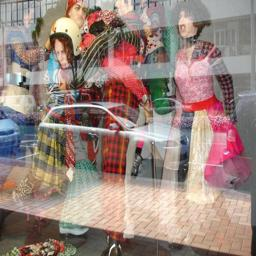
#> input picture testImg2.jpg, 256 x 256 px
$ python ex1_utils.py   (older library calls are emulated)
#> lines starting #> are read from the running program, lines starting #| are printed output that depends on the picture
import numpy as np
import cv2
import matplotlib.pyplot as plt
from typing import List

"""
        '########:'##::::'##::::'##:::
         ##.....::. ##::'##:::'####:::
         ##::::::::. ##'##::::.. ##:::
         ######:::::. ###::::::: ##:::
         ##...:::::: ## ##:::::: ##:::
         ##:::::::: ##:. ##::::: ##:::
         ########: ##:::. ##::'######:
        ........::..:::::..:::......::
"""
global imgGamma
global LOAD_RGB
LOAD_RGB = 2
global LOAD_GRAY_SCALE
LOAD_GRAY_SCALE = 1


# [6 lines left out: function myID, not called in this run]


def imReadAndConvert(filename: str, representation: int) -> np.ndarray:
#> called with filename = 'testImg2.jpg', representation = 2
    img = plt.imread(filename)
#> img is the input picture: shape (256, 256, 3); mean R, G, B 153.2, 132.5, 125.3
    if representation == LOAD_GRAY_SCALE:
        img = cv2.cvtColor(img, cv2.COLOR_RGB2GRAY)
    img = img / 255
    return img


# [13 lines left out: function imDisplay, not called in this run]


def transformRGB2YIQ(imgRGB: np.ndarray) -> np.ndarray:
    """
    Converts an RGB image to YIQ color space
    :param imgRGB: An Image in RGB
    :return: A YIQ in image color space
    """
    h, w, _ = imgRGB.shape
    helper = np.array([[0.299, 0.587, 0.114],
                       [0.596, -0.275, -0.321],
                       [0.212, -0.523, 0.311]])
    imgYIQ = imgRGB.reshape((-1, 3)).T
    imgYIQ = helper.dot(imgYIQ).T
    imgYIQ = imgYIQ.reshape((h, w, 3))
    return imgYIQ


def transformYIQ2RGB(imgYIQ: np.ndarray) -> np.ndarray:
    """
    Converts an YIQ image to RGB color space
    :param imgYIQ: An Image in YIQ
    :return: A RGB in image color space
    """
    h, w, _ = imgYIQ.shape
    helper = np.array([[0.299, 0.587, 0.114],
                       [0.596, -0.275, -0.321],
                       [0.212, -0.523, 0.311]])
    imgYIQ = imgYIQ.reshape((-1, 3)).T
    helper = np.linalg.inv(helper)
    imgRGB = helper.dot(imgYIQ).T
    imgRGB = imgRGB.reshape((h, w, 3))
    return imgRGB


# [29 lines left out: function hsitogramEqualize, not called in this run]


def quantizeImage(imOrig: np.ndarray, nQuant: int, nIter: int) -> (List[np.ndarray], List[float]):
    """
        Quantized an image in to **nQuant** colors
        :param imOrig: The original image (RGB or Gray scale)
        :param nQuant: Number of colors to quantize the image to
        :param nIter: Number of optimization loops
        :return: (List[qImage_i],List[error_i])
    """
#> called with nQuant = 5, nIter = 17
    # plt.gray()
    # plt.imshow(imOrig)
    # plt.show()
    imgCopy = imOrig.copy()
    numDim = imOrig.ndim
#> numDim = 3
    if numDim == 3:
        w, h, _ = imOrig.shape
#> w = 256; h = 256
        imgYIQ = transformRGB2YIQ(imOrig)
#> in transformRGB2YIQ, `imgYIQ = imgYIQ.reshape((h, w, 3))`:
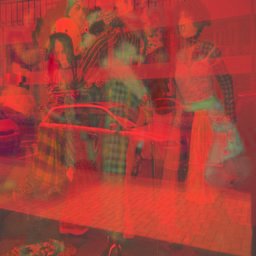
#> imgYIQ: shape (256, 256, 3) float64; mean of channels 0, 1, 2 0.541, 0.0574, 0.00843; drawn with min black and max white
        imgCopy = imgYIQ[:, :, 0]
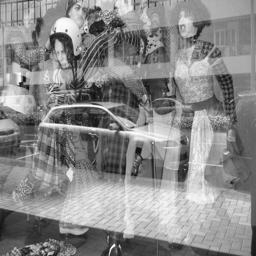
#> imgCopy: shape (256, 256) float64; min 0.0138, max 1, mean 0.541
    else:
        w, h = imOrig.shape
    hist, bins = np.histogram(imgCopy * 255, bins=range(0, 256))
#> hist = 255 values, max 544 at index 145, min 0 at index 0, mean 257; bins = 256 values from 0 to 255
    means = np.zeros(nQuant)
    jumps = np.zeros(nQuant + 1).astype("uint")
    jumps[0] = 0
    jumps[-1] = 255
    pixelsInEach = w*h/nQuant
#> pixelsInEach = 13107.2
    sum_ = 0
    index = 1
    imgCopy = imgCopy * 255
    newImage = imgCopy.copy()
    errors = []
    images = []
    for i in range(0, 255):  # border init
        sum_ += hist[i]
        if sum_ >= pixelsInEach:
            jumps[index] = i
            index += 1
            sum_ = 0
            if index == nQuant:
                break
#> this loop made 189 passes
#> after the loop, index = 5; jumps = [0, 86, 126, 155, 188, 255]; sum_ = 0

    for j in range(0, nIter):
        for i in range(1, nQuant + 1):  # calc means
            start = jumps[i - 1]
            end = jumps[i]
            mean = np.sum(hist[start:end]*bins[start:end]) / np.sum(hist[start:end])
            means[i - 1] = mean

        for i in range(1, nQuant):  # calc borders
            newJump = (means[i - 1] + means[i]) / 2
            newJump = round(newJump)
            jumps[i] = newJump

        index = nQuant - 1
        while index >= 0:  # apply changes
            start = jumps[index + 1]
            newVal = means[index]
            newImage[imgCopy <= start] = newVal
            index -= 1
        newImage = newImage / 255
        imageToAppend = newImage.copy()
        if numDim == 3:
            imgYIQ[:, :, 0] = newImage
            imageToAppend = transformYIQ2RGB(imgYIQ)
        images.append(imageToAppend)
        mse = np.mean(np.power(imOrig*255 - imageToAppend*255, 2))
        errors.append(mse)
#> this loop made 17 passes
#> mse on passes 1 to 12: 146.6, 142.8, 141.1, 140.5, 140.2, 140.1, 140.2, 140.3, 140.4, 140.4, 140.4, 140.4
#> pass 1, in quantizeImage, `newImage = newImage / 255`:
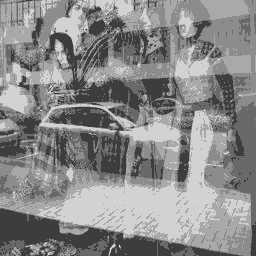
#> newImage: shape (256, 256) float64; min 0.242, max 0.824, mean 0.541
#> pass 1, in transformYIQ2RGB, `imgRGB = imgRGB.reshape((h, w, 3))`:
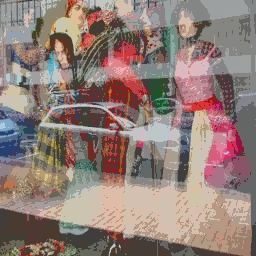
#> imgRGB: shape (256, 256, 3) float64; mean of channels 0, 1, 2 0.601, 0.52, 0.492; drawn with min black and max white
#> after the loop:
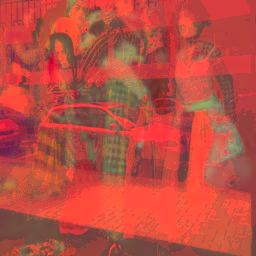
#> imgYIQ: shape (256, 256, 3) float64; mean of channels 0, 1, 2 0.539, 0.0574, 0.00843; drawn with min black and max white
#> after the loop:
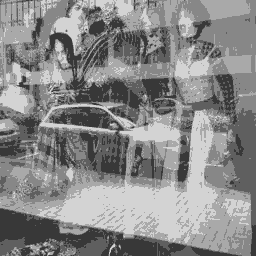
#> newImage: shape (256, 256) float64; min 0.22, max 0.831, mean 0.539
#> after the loop, errors = [146.6, 142.8, 141.1, 140.5, 140.2, 140.1, 140.2, 140.3, 140.4, 140.4, 140.4, 140.4, 140.4, 140.4, 140.4, 140.4, 140.4]; images = 17 items; jumps = [0, 76, 116, 153, 191, 255]; means = [56.15, 95.58, 135.5, 170, 212]
    # [5 lines of commented-out code are left out]
    return images, errors


if __name__ == "__main__":
#     # img = imReadAndConvert("/home/david/Downloads/beach.jpg", 2)
#     # plt.imshow(img)
#     # plt.show()
#     # plt.gray()
#     # img = transformRGB2YIQ(img)
#     # plt.imshow(img[:, :, 0])
#     # plt.show()
#     # img = transformYIQ2RGB(img)
#     # plt.imshow(img)
#     # plt.show()
    img = imReadAndConvert("testImg2.jpg", 2)
     # [8 lines of commented-out code are left out]
    quantizeImage(img, 5, 17)
#     gammaDisplay("/home/david/Downloads/beach.jpg", 2)

$ run again, with testImg1.jpg copied over testImg2.jpg
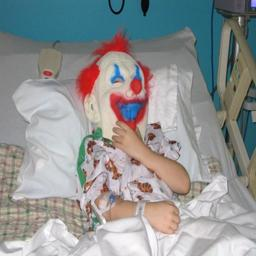
#> input picture testImg1.jpg, 256 x 256 px
#> in imReadAndConvert, img is the input picture: shape (256, 256, 3); mean R, G, B 144.8, 147.1, 147.2
#> hist = 255 values, max 966 at index 96, min 0 at index 0, mean 257; bins = 256 values from 0 to 255
#> the loop in quantizeImage, `for i in range(0, 255):` made 198 passes
#> after the loop in quantizeImage, `for i in range(0, 255):`: index = 5; jumps = [0, 97, 133, 164, 197, 255]; sum_ = 0
#> the loop in quantizeImage, `for j in range(0, nIter):` made 17 passes
#> mse on passes 1 to 8: 145.1, 144.2, 143.9, 142.6, 140.2, 136.6, 134.1, 132.2
#> after the loop in quantizeImage, `for j in range(0, nIter):`:
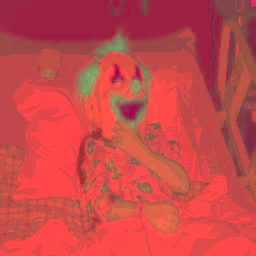
#> imgYIQ: shape (256, 256, 3) float64; mean of channels 0, 1, 2 0.572, -0.00566, -0.00184; drawn with min black and max white
#> after the loop in quantizeImage, `for j in range(0, nIter):`:
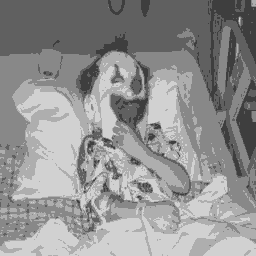
#> newImage: shape (256, 256) float64; min 0.246, max 0.821, mean 0.572
#> after the loop in quantizeImage, `for j in range(0, nIter):`: errors = [145.1, 144.2, 143.9, 142.6, 140.2, 136.6, 134.1, 132.2, 131.2, 130.7, 130.4, 130, 129.8, 129.7, 129.8, 129.8, 129.8]; images = 17 items; jumps = [0, 80, 117, 156, 192, 255]; means = [62.83, 96.26, 136.9, 174.3, 209.4]
